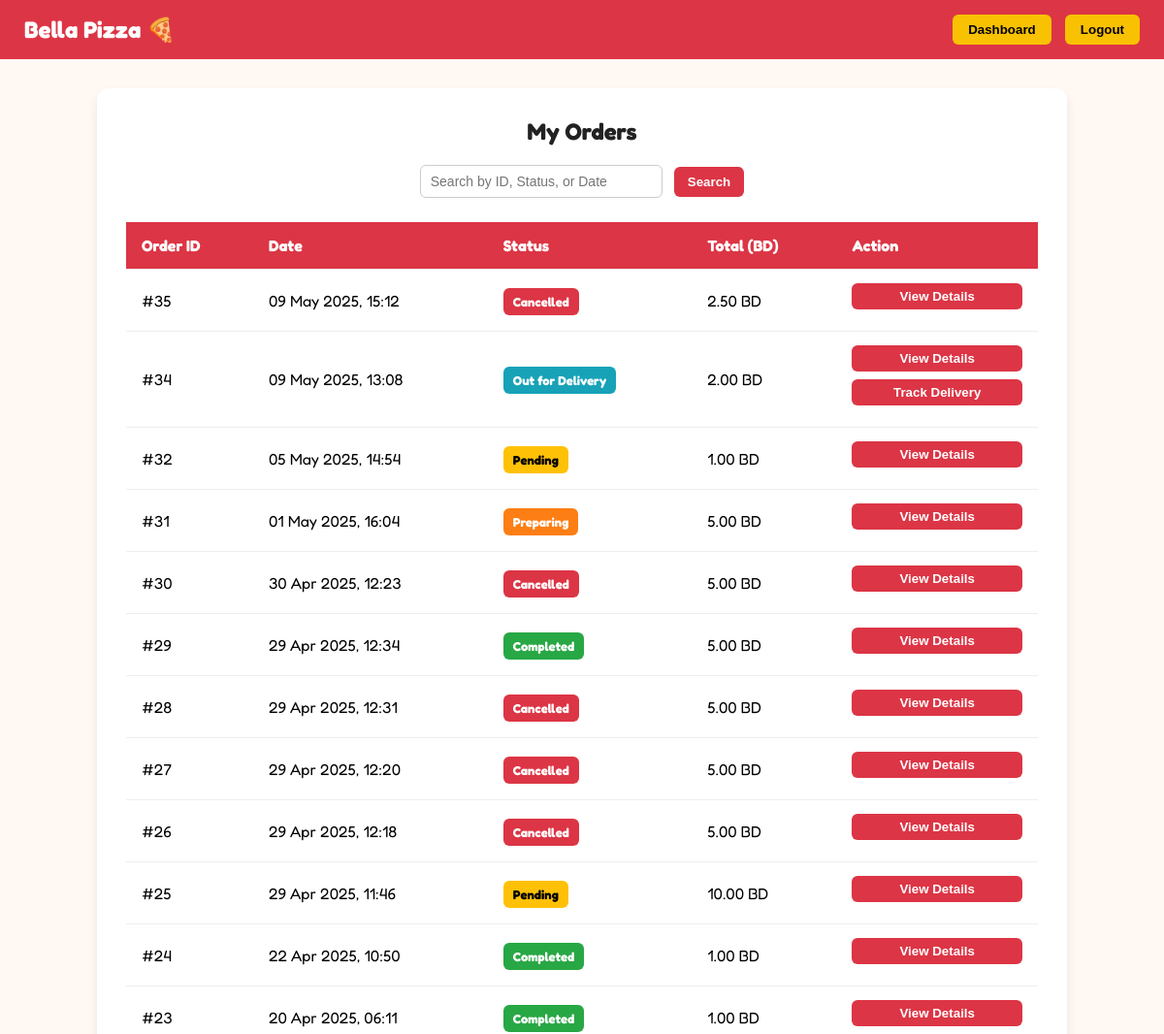
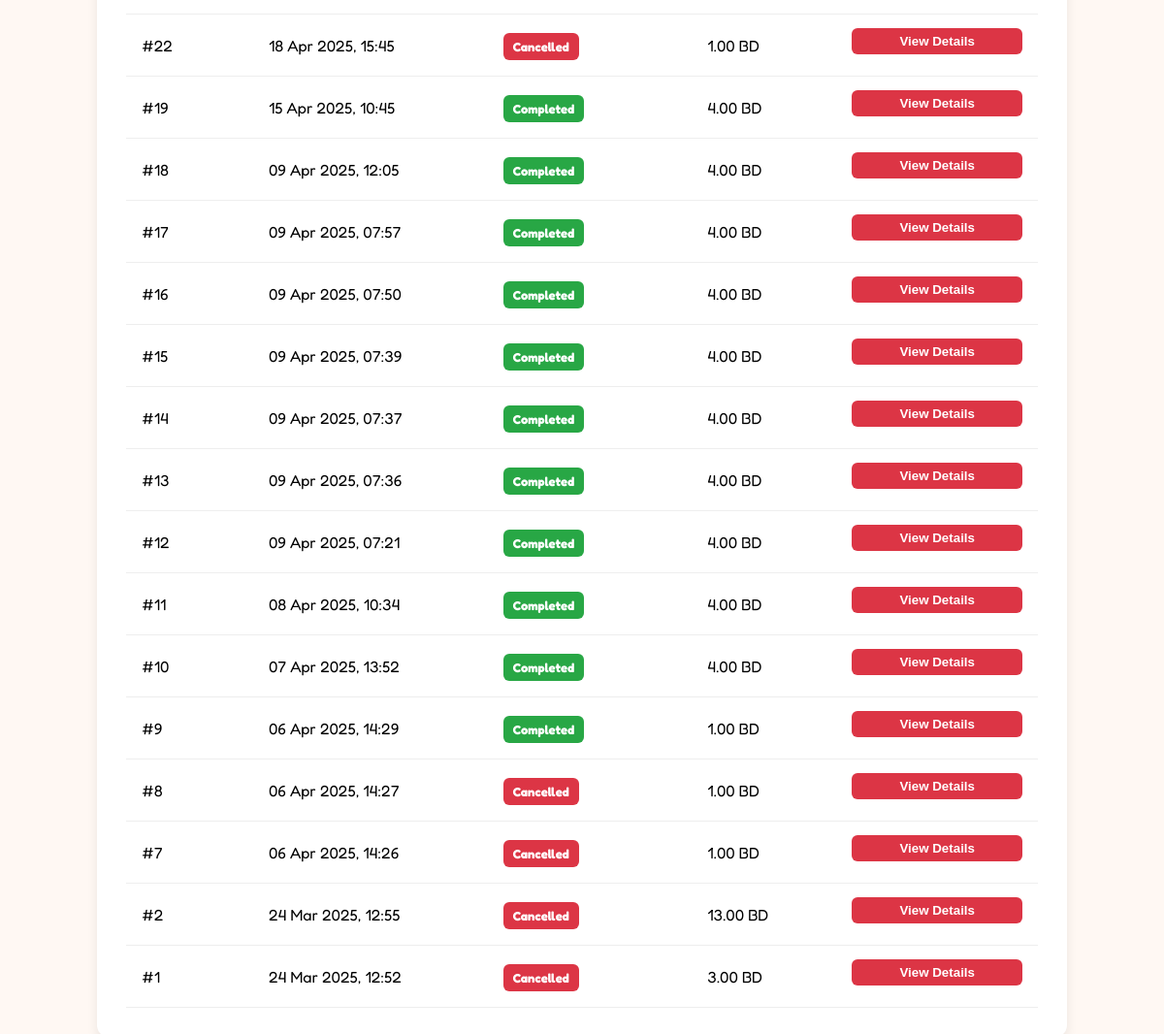
Screenshot of /app/my_orders.php (signed in) with the database file from the repository (2 pictures, top to bottom).
### tables this page shows
CREATE TABLE `order` (
  `order_id` int NOT NULL AUTO_INCREMENT,
  `customer_id` int DEFAULT NULL,
  `order_date` timestamp NOT NULL DEFAULT CURRENT_TIMESTAMP,
  `status` varchar(50) NOT NULL DEFAULT 'Pending',
  `total_amount` decimal(10,2) NOT NULL,
  `created_at` timestamp NOT NULL DEFAULT CURRENT_TIMESTAMP,
  `updated_at` timestamp NOT NULL DEFAULT CURRENT_TIMESTAMP ON UPDATE CURRENT_TIMESTAMP,
  `delivery_driver_id` int DEFAULT NULL,
  PRIMARY KEY (`order_id`),
  KEY `customer_id` (`customer_id`),
  KEY `fk_order_delivery_driver` (`delivery_driver_id`),
  CONSTRAINT `fk_order_delivery_driver` FOREIGN KEY (`delivery_driver_id`) REFERENCES `employee` (`employee_id`) ON DELETE SET NULL,
  CONSTRAINT `order_ibfk_1` FOREIGN KEY (`customer_id`) REFERENCES `customer` (`customer_id`)
);

### app/my_orders.php (the view, shortened to what this page needs)
<?php
$pdo = new PDO("mysql:host=db;dbname=RestaurantDB", "root", "rootpass");
$pdo->setAttribute(PDO::ATTR_ERRMODE, PDO::ERRMODE_EXCEPTION);
$user_id = $_SESSION["user_id"];
$sql = "SELECT * FROM `order` WHERE customer_id = :customer_id ORDER BY order_date DESC";
$stmt = $pdo->prepare($sql);
$stmt->execute([':customer_id' => $user_id]);
$orders = $stmt->fetchAll(PDO::FETCH_ASSOC);
$search = $_GET['search'] ?? '';
?>
<!DOCTYPE html>
<html lang="en">
<head>
</head>
<body>
<div class="navbar">
    <h1>Bella Pizza 🍕</h1>
    <div class="actions">
        <button onclick="location.href='dashboard_user.php'">Dashboard</button>
        <button onclick="location.href='logout.php'">Logout</button>
    </div>
</div>
<div class="container">
    <h2>My Orders</h2>
    <?php if (count($orders) > 0): ?>
        <form method="GET" class="search-form">
            <input type="text" name="search" placeholder="Search by ID, Status, or Date" value="<?= htmlspecialchars($search) ?>">
            <button type="submit">Search</button>
        </form>
        <table>
            <tr>
                <th>Order ID</th>
                <th>Date</th>
                <th>Status</th>
                <th>Total (BD)</th>
                <th>Action</th>
            </tr>
            <?php foreach ($orders as $order): ?>
                <tr>
                    <td>#<?= htmlspecialchars($order['order_id']) ?></td>
                    <td><?= htmlspecialchars(date('d M Y, H:i', strtotime($order['order_date']))) ?></td>
                    <td>
                        <span class="status-badge <?= str_replace(' ', '', htmlspecialchars($order['status'])) ?>">
                            <?= htmlspecialchars($order['status']) ?>
                        </span>
                    </td>
                    <td><?= number_format($order['total_amount'], 2) ?> BD</td>
                    <td class="view-button">
    <div>
        <form method="GET" action="order_details_user.php" style="margin: 0;">
            <button type="submit">View Details</button>
        </form>
    </div>
<?php if ($order['status'] === 'Out for Delivery' && !empty($order['delivery_driver_id'])): ?>
    <form method="GET" action="track_delivery.php" style="margin: 0;">
        <button type="submit">Track Delivery</button>
    </form>
<?php endif; ?>
</td>
                </tr>
            <?php endforeach; ?>
        </table>
    <?php else: ?>
        <p style="text-align:center; margin-top:20px;">You have not placed any orders yet.</p>
    <?php endif; ?>
</div>
</body>
</html>

### app/my_orders.php (style rules this page uses)
:root { --primary: #dc3545; --accent: #f8c102; --light: #fff; --dark: #222; --bg: #fff8f3; }
* { box-sizing: border-box; margin: 0; padding: 0; }
body { font-family: 'Fredoka', sans-serif; background: var(--bg); min-height: 100vh; padding: 0; margin: 0; }
.navbar { background: var(--primary); color: var(--light); padding: 15px 25px; display: flex; justify-content: space-between; align-items: center; }
.navbar h1 { font-size: 1.5rem; margin: 0; }
.navbar .actions button { background: var(--accent); color: black; border: none; padding: 8px 16px; font-weight: bold; border-radius: 6px; margin-left: 10px; cursor: pointer; }
.container { background: var(--light); border-radius: 12px; padding: 30px; max-width: 1000px; width: 100%; box-shadow: 0 6px 12px rgba(0,0,0,0.08); margin: 30px auto; }
h2 { text-align: center; margin-bottom: 20px; color: var(--dark); }
.search-form { text-align: center; margin-bottom: 25px; }
.search-form input[type="text"] { padding: 8px 10px; border-radius: 6px; border: 1px solid #ccc; width: 250px; font-size: 14px; }
.search-form button { padding: 8px 14px; background-color: var(--primary); border: none; color: white; font-weight: bold; border-radius: 6px; margin-left: 8px; cursor: pointer; }
table { width: 100%; border-collapse: collapse; }
th, td { padding: 14px 16px; text-align: left; border-bottom: 1px solid #eee; }
th { background-color: var(--primary); color: var(--light); }
.status-badge { padding: 6px 10px; border-radius: 6px; font-size: 13px; color: white; font-weight: bold; }
.Pending { background-color: #ffc107; color: black; }
.Preparing { background-color: #fd7e14; }
.OutforDelivery { background-color: #17a2b8; }
.Completed { background-color: #28a745; }
.Cancelled { background-color: #dc3545; }
.view-button button { background-color: var(--primary); color: white; border: none; padding: 6px 12px; border-radius: 6px; font-weight: bold; cursor: pointer; display: block; width: 100%; margin-bottom: 8px; }

### rows the page displays
order: order_id "35", order_date "09 May 2025, 15:12", status "Cancelled", total_amount "2.50"
order: order_id "34", order_date "09 May 2025, 13:08", status "Out for Delivery", total_amount "2.00"
order: order_id "32", order_date "05 May 2025, 14:54", status "Pending", total_amount "1.00"
order: order_id "31", order_date "01 May 2025, 16:04", status "Preparing", total_amount "5.00"
order: order_id "30", order_date "30 Apr 2025, 12:23", status "Cancelled", total_amount "5.00"
order: order_id "29", order_date "29 Apr 2025, 12:34", status "Completed", total_amount "5.00"
order: order_id "28", order_date "29 Apr 2025, 12:31", status "Cancelled", total_amount "5.00"
order: order_id "27", order_date "29 Apr 2025, 12:20", status "Cancelled", total_amount "5.00"
order: order_id "26", order_date "29 Apr 2025, 12:18", status "Cancelled", total_amount "5.00"
order: order_id "25", order_date "29 Apr 2025, 11:46", status "Pending", total_amount "10.00"
order: order_id "24", order_date "22 Apr 2025, 10:50", status "Completed", total_amount "1.00"
order: order_id "23", order_date "20 Apr 2025, 06:11", status "Completed", total_amount "1.00"
order: order_id "22", order_date "18 Apr 2025, 15:45", status "Cancelled", total_amount "1.00"
order: order_id "19", order_date "15 Apr 2025, 10:45", status "Completed", total_amount "4.00"
order: order_id "18", order_date "09 Apr 2025, 12:05", status "Completed", total_amount "4.00"
order: order_id "17", order_date "09 Apr 2025, 07:57", status "Completed", total_amount "4.00"
order: order_id "16", order_date "09 Apr 2025, 07:50", status "Completed", total_amount "4.00"
order: order_id "15", order_date "09 Apr 2025, 07:39", status "Completed", total_amount "4.00"
order: order_id "14", order_date "09 Apr 2025, 07:37", status "Completed", total_amount "4.00"
order: order_id "13", order_date "09 Apr 2025, 07:36", status "Completed", total_amount "4.00"
order: order_id "12", order_date "09 Apr 2025, 07:21", status "Completed", total_amount "4.00"
order: order_id "11", order_date "08 Apr 2025, 10:34", status "Completed", total_amount "4.00"
order: order_id "10", order_date "07 Apr 2025, 13:52", status "Completed", total_amount "4.00"
order: order_id "9", order_date "06 Apr 2025, 14:29", status "Completed", total_amount "1.00"
order: order_id "8", order_date "06 Apr 2025, 14:27", status "Cancelled", total_amount "1.00"
order: order_id "7", order_date "06 Apr 2025, 14:26", status "Cancelled", total_amount "1.00"
order: order_id "2", order_date "24 Mar 2025, 12:55", status "Cancelled", total_amount "13.00"
order: order_id "1", order_date "24 Mar 2025, 12:52", status "Cancelled", total_amount "3.00"
